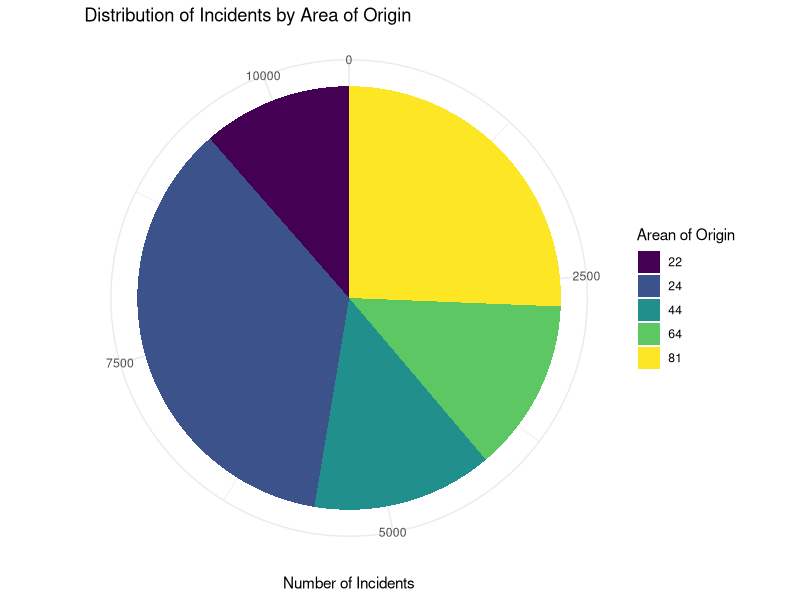
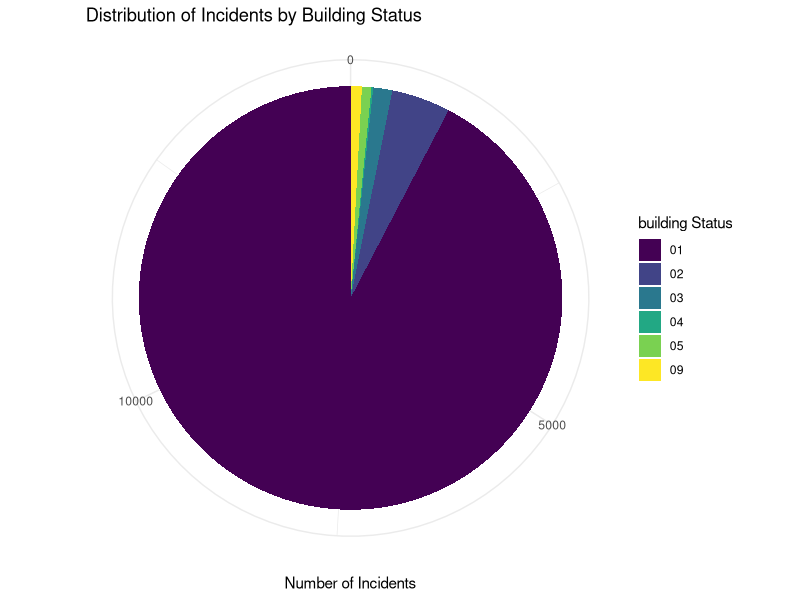
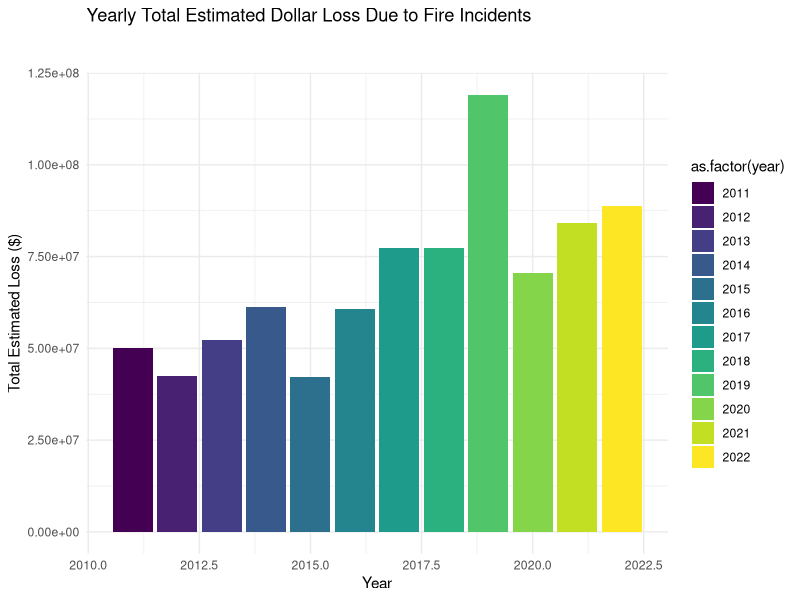

These figures' R source, in order:
## ---- chunk 1
#| include: false
#| warning: false
#| message: false

#### Workspace setup ####
install.packages("here")
install.packages("knitr")
install.packages("tidyverse")
install.packages("scales")
library(scales)
library(here)
library(knitr)
library(tidyverse)

#### Import the data ####
fire_incidents_clean <-
  read_csv(
    here::here("outputs/data/cleaned_fire_incidents_data.csv"),
    show_col_types = FALSE
  )
## ---- chunk 2
#| label: tbl-area-of-origin
#| tbl-cap: Distribution of Fire Incidents by Area of Origin in GTA
#| echo: false

incident_count_table <- fire_incidents_clean |>
  group_by(area_of_origin) |>
  summarise(number_of_incidents = n()) |>
  filter(number_of_incidents > 1000) |>
  arrange(desc(number_of_incidents))

# Create a table using kable
kable(incident_count_table, col.names = c("Area of Origin", "Number of Incidents"))
## ---- chunk 3
#| label: tbl-building-status
#| tbl-cap: Distribution of Fire Incidents by Building Status in GTA
#| echo: false

building_status_count_table <- fire_incidents_clean |>
  filter(building_status != "08 - Not Applicable", !is.na(building_status)) |>
  group_by(building_status) |>
  summarise(number_of_incidents = n()) |>
  arrange(desc(number_of_incidents))

# Create a table using kable
kable(building_status_count_table, col.names = c("Building Status", "Number of Incidents"))
## ---- chunk 4
#| label: tbl-yearly-loss
#| tbl-cap: Annual Estimated Loss due to Fire Incidents in Toronto (2011-2022)
#| echo: false

yearly_loss_table <- fire_incidents_clean |>
  group_by(year) |>
  summarise(
    total_loss = sum(estimated_dollar_loss, na.rm = TRUE)
  ) |>
  mutate(total_loss = comma(total_loss)) |>
  arrange(desc(year))

# Create a table using kable
kable(yearly_loss_table, 
      col.names = c("Year", "Total Estimated Dollar Loss"),
      align = c("r", "r"))
## ---- chunk 5
#| label: fig-area-of-origin
#| fig-cap: Distribution of Fire Incidents by Area of Origin in GTA
#| echo: false

#there are too many char in area of origin, only leave the first two number to represent
incident_count_table <- incident_count_table |>
  mutate(area_short = substr(area_of_origin, 1, 2))

# Create the pie chart
ggplot(incident_count_table, aes(x = "", y = number_of_incidents, fill = area_short)) +
  geom_bar(stat = "identity", width = 1) +
  coord_polar(theta = "y") +
  scale_fill_viridis_d() +
  theme_minimal() +
  labs(
    title = "Distribution of Incidents by Area of Origin",
    x = "",
    y = "Number of Incidents",
    fill = "Arean of Origin"
  )
## ---- chunk 6
#| label: fig-building-status
#| fig-cap: Distribution of Fire Incidents by Building Status in GTA
#| echo: false

building_status_count_table <- building_status_count_table |>
  mutate(status_short = substr(building_status, 1, 2))

ggplot(building_status_count_table, aes(x = "", y = number_of_incidents, fill = status_short)) +
  geom_bar(stat = "identity", width = 1) +
  coord_polar(theta = "y") +
  scale_fill_viridis_d() +
  theme_minimal() +
  labs(
    title = "Distribution of Incidents by Building Status",
    x = "",
    y = "Number of Incidents",
    fill = "building Status"
  )
## ---- chunk 7
#| label: fig-yearly-loss
#| fig-cap: Annual Estimated Loss due to Fire Incidents in Toronto (2011-2022)
#| echo: false

yearly_loss_table$total_loss <- as.numeric(gsub(",", "", yearly_loss_table$total_loss))

# Create the bar chart with Viridis color palette
ggplot(yearly_loss_table, aes(x = year, y = total_loss, fill = as.factor(year))) +
  geom_col() +
  scale_fill_viridis_d() +
  theme_minimal() +
  labs(
    title = "Yearly Total Estimated Dollar Loss Due to Fire Incidents
    
    ",
    x = "Year",
    y = "Total Estimated Loss ($)"
  )
